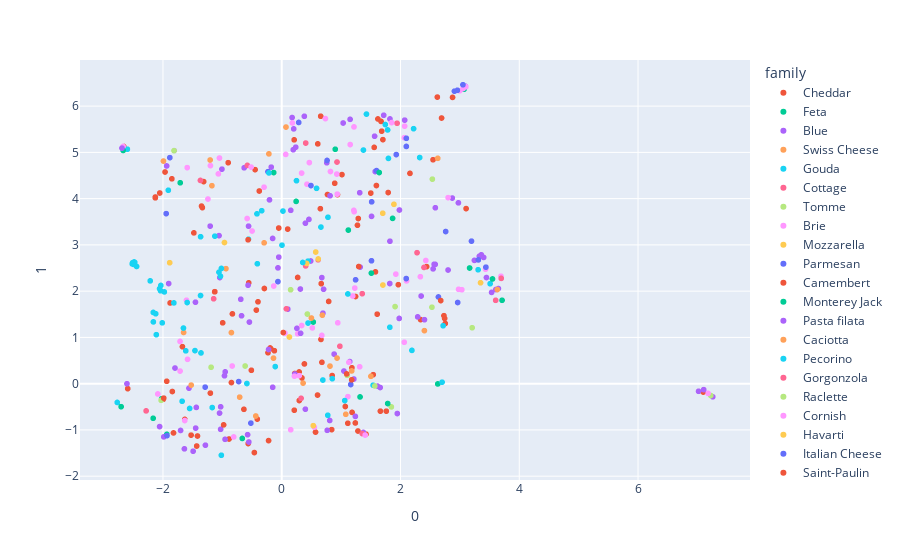

Notebook code for this chart:
### Markdown cell above
# Remove Outlier Cheese

### Code cell
cheese_to_remove = ['Leyden', 'Boeren-Leidse met sleutels', 'Brocciu', 'Maribo', 'Amul Pizza Mozzarella Cheese', 'Manouri', 'Prastost']

def remove_cheese(df=None, cheese_to_remove=[]):
    temp_df = df[~df['cheese'].isin(cheese_to_remove)]
    return temp_df

temp_cheese_df = remove_cheese(cheese_df, cheese_to_remove)
temp_df = remove_cheese(df, cheese_to_remove)
pca = PCA(n_components=30)
pca_removed_array = pca.fit_transform(temp_cheese_df[feature_list])
pca_removed_df = pd.DataFrame(pca_removed_array)
umapReducer = umap.UMAP(n_components=2)
umap_pca_removed_df = pd.DataFrame(umapReducer.fit_transform(pca_removed_df))
umap_pca_removed_df = pd.concat([umap_pca_removed_df, temp_df], axis=1)
fig = px.scatter(umap_pca_removed_df, x=0, y=1, color='family', hover_name='cheese', hover_data=['color', 'country', 'aroma', 'rind', 'texture', 'milk', 'vegan'])
fig.show()

### Figure 1 — Plotly figure (JSON) as saved in the notebook; plotly's stock layout.template omitted (floating-point values rounded to 4 significant figures; data arrays with more than 128 entries replaced by an {"elided": "..."} marker saying what was removed)
{"data": [{"customdata": {"elided": "89x7 mixed values"}, "hovertemplate": "<b>%{hovertext}</b><br><br>family=Cheddar<br>0=%{x}<br>1=%{y}<br>color=%{customdata[0]}<br>country=%{customdata[1]}<br>aroma=%{customdata[2]}<br>rind=%{customdata[3]}<br>texture=%{customdata[4]}<br>milk=%{customdata[5]}<br>vegan=%{customdata[6]}<extra></extra>", "hovertext": ["Abbot’s Gold", "ADL Brick Cheese", "ADL Mild Cheddar", "Aged British Cheddar", "Amul Processed Cheese", "Anniversary Ale Cheddar", "Apple Walnut Smoked", "Applewood", "Avonlea Clothbound Cheddar", "Barber's 1833", "Barely Buzzed", "Barry's Bay Cheddar", "Baylough", "Bega Processed Cheddar", "Bermondsey Hard Pressed", "Bleu Mont Dairy Bandaged Cheddar", "Blissful Blocks", "Boivin Extra Aged Cheddar", "Boivin Marbled Cheddar", "Boivin Medium Cheddar", "Bothwell Black Truffle Cheddar", "Cabot Clothbound", "Cacow Belle", "Caerphilly", "Cahill's Irish Porter Cheddar", "Cahill's Whiskey Cheese", "Cairnsmore", "Canadian Cheddar", "Checkerboard Cheddar", "Cheddar", "Cheddar LaDiDa Lavender", "Cheddar with Irish Porter", "Cheddar with Red Wine", "Cheese Curds", "Chocolate Stout Cheddar", "Coastal Cheddar", "Colby", "Coolattin Cheddar", "Cornish Crumbly", "Cornish Smuggler", "Cougar Gold", "Country Morning", "Crowley", "LaClare Farms Chandoka", "LaClare Farms Cheddar", "LaClare Farms Raw Goats Milk Cheddar", "Lake District Extra Mature Cheddar", "Lake District Mature Cheddar", "Laura Chenel Tome", "Le Marquis Chevre", "Lincolnshire Poacher", "Llanboidy", "Loch Arthur Farmhouse", "Longhorn", "Maffra Aged Rinded Cheddar", "Maffra Dargo Walnut", "Maffra Mature Cheddar", "Maffra Peppercorn Cheddar", "Maffra Sage Derby", "Marble Cheddar", "Marco Polo", "Martha's Heat", "Menonita", "Mersey Valley Original Vintage", "Molbo", "Montgomery's Cheddar", "Morimoto Soba Ale Cheddar", "Mossfield Organic", "Mt. Mazama Cheddar", "Pembrokeshire Extra Mature Cheddar", "Pembrokeshire Mature Cheddar", "Pinconning", "Pistol Point Cheddar", "Plymouth Cheese", "Prairie Breeze Cheddar", "Processed Cheddar", "Promontory", "Provel", "Pyengana Cheddar", "Sartori Reserve Raspberry BellaVitano", "Scallion Onion Cheddar", "Scotch Bonnet Cheddar", "Seahive", "Seriously Strong Cheddar", "Sharp Cheddar", "Shelburne Cheddar", "Shtayburne Farm Cheddar", "Slices Of Bliss", "Smokey Touvelle"], "legendgroup": "Cheddar", "marker": {"color": "#EF553B", "symbol": "circle"}, "mode": "markers", "name": "Cheddar", "showlegend": true, "type": "scattergl", "x": [0.8411, -0.1951, -0.1836, -1.526, -1.314, 0.6609, -1.822, -2.128, 2.338, 7.098, -0.8469, 0.6564, -0.4607, 1.113, -2.053, 3.105, 0.8924, -0.2309, 0.7707, 2.548, -2.129, -0.5557, 1.182, -1.632, -1.672, 0.1005, 0.2096, 1.289, 0.3818, 0.2959, 0.2681, -0.2217, -0.0503, -0.5647, -2.593, -0.1238, 1.184, 1.071, 2.732, -0.3994, -1.432, -0.8875, -1.202, -1.129, -1.126, 2.692, -0.2921, -1.936, -1.479, 2.159, -0.4484, -0.6368, -0.9942, 1.578, 1.284, 0.2114, -1.418, 0.603, -0.5109, 1.704, 1.594, 2.743, -2.661, 0.5691, -0.4274, 1.557, 1.672, 1.419, 1.761, 1.5, 2.44, 2.621, 0.6765, 1.243, 1.62, 0.2931, 0.2186, -0.9013, 0.3404, 1.964, 0.6074, 0.939, -1.996, 1.541, -0.4117, 0.8492, 1.015, 1.661, -0.3777], "xaxis": "x", "y": [-0.9938, 0.7718, 0.7563, -1.113, 4.369, 0.9559, -1.065, 4.034, 1.385, -0.1817, 0.02358, 5.782, -1.489, -0.8555, 4.122, 3.785, 4.333, 0.6692, 4.089, 4.84, 4.017, 2.18, 0.3425, -0.773, 0.7997, 3.341, 5.271, 3.57, 0.4267, -0.3649, 2.296, -1.231, 3.365, -1.295, -0.1077, 0.7124, -0.6207, -0.4936, 1.469, 1.77, -1.348, -1.196, -0.2044, 1.987, 1.988, 5.743, 2.058, 0.0515, 3.26, 4.546, 4.627, -0.5545, 1.316, 2.417, -1.023, -0.5741, -1.131, -0.2462, 0.2893, 5.275, 4.283, 1.41, 5.129, -1.047, 1.59, 5.108, 5.669, -1.092, -0.5945, 4.12, 2.53, 6.195, 0.4613, 1.884, 5.722, 0.2527, 0.2196, 4.777, 0.124, 2.14, 5.184, 4.087, -0.3389, 0.1938, -0.7659, 0.175, 4.52, -0.5943, 4.165], "yaxis": "y"}, {"customdata": [["white", "Cyprus, Egypt, Israel, Jordan, Lebanon, Middle East, Syria", "mild, milky", "natural", "elastic, smooth, springy", "cow, goat, sheep", false], ["white", "Australia", "herbal, mild, milky", "rindless", "creamy, crumbly, springy", "cow", false], ["white", "Greece", "rich", null, "creamy, crumbly", "cow, goat, sheep", null], ["white", "Australia", "clean, fresh, herbal", "natural", "creamy", "cow", false], ["white", "New Zealand", null, "natural", "creamy, crumbly, open", "sheep", false], ["white", "Canada", "clean, lactic", "natural", "crumbly, dry", "sheep", null], ["white", "United States", "fresh", "rindless", "soft", "goat, sheep", null], ["white", "France, United States", "fresh", "natural", "crumbly", "cow", null], ["white", "Egypt, Lebanon, Syria", "pungent, strong", "mold ripened", "creamy, crumbly, firm", "cow, sheep", false], ["white", "Albania, Bulgaria, Croatia, Greece, Israel, Macedonia, Romania, Serbia", "strong", "natural", "crumbly, grainy, smooth", "cow, goat, sheep", false], ["white", "Ireland", "goaty", "rindless", "smooth", "goat", null], ["white", "United States", "fresh", null, "crumbly, firm", "cow", false]], "hovertemplate": "<b>%{hovertext}</b><br><br>family=Feta<br>0=%{x}<br>1=%{y}<br>color=%{customdata[0]}<br>country=%{customdata[1]}<br>aroma=%{customdata[2]}<br>rind=%{customdata[3]}<br>texture=%{customdata[4]}<br>milk=%{customdata[5]}<br>vegan=%{customdata[6]}<extra></extra>", "hovertext": ["Ackawi", "Barambah Organics Marinated Feta", "Barrel Aged Feta", "Binnorie Marinated Fetta", "Brinza - Feta style", "Lemon Fetish", "Phoebe", "President Fat Free Feta", "Shanklish", "Sirene", "St Tola Greek Style", "Stella Feta"], "legendgroup": "Feta", "marker": {"color": "#00cc96", "symbol": "circle"}, "mode": "markers", "name": "Feta", "showlegend": true, "type": "scattergl", "x": [0.2428, -0.6644, 0.5312, 1.867, -0.1354, 3.071, -2.165, -2.022, 1.319, 2.627, 3.711, -1.934], "xaxis": "x", "y": [3.94, -1.184, 1.333, 3.573, 4.563, 6.365, -0.7482, -0.3276, -0.2869, -0.005819, 1.802, -1.095], "yaxis": "y"}, {"customdata": {"elided": "94x7 mixed values"}, "hovertemplate": "<b>%{hovertext}</b><br><br>family=Blue<br>0=%{x}<br>1=%{y}<br>color=%{customdata[0]}<br>country=%{customdata[1]}<br>aroma=%{customdata[2]}<br>rind=%{customdata[3]}<br>texture=%{customdata[4]}<br>milk=%{customdata[5]}<br>vegan=%{customdata[6]}<extra></extra>", "hovertext": ["Adelost", "Amablu Blue cheese", "Arådalen", "Asher Blue", "Aura", "Barden Blue", "Basajo", "Bath Blue", "Bavaria blu", "Bayley Hazen Blue", "Beenleigh Blue", "Bergere Bleue", "Big Rock Blue", "Big Woods Blue", "Blacksticks Blue", "Bleu Bénédictin", "Bleu d'Auvergne", "Bleu de Laqueuille", "Bleu Des Causses", "Bleu L'Ermite", "Bleubry", "Blu '61", "Blu di Bufala", "Blue Castello", "Blue Cheese", "Blue Lupine", "Blue Rathgore", "Blue Vein (Australian)", "Blue Wensleydale", "Blue Yonder", "Bohemian Blue", "Brebis d'Azure", "Bresse Bleu", "Brutal Blue", "Buff Blue", "Buttermilk Blue Affinee", "Buttermilk Gorgonzola", "Buxton Blue", "Cabrales", "cambazola", "Cambozola Grand Noir", "Capri Blu", "Caronzola", "Carr Valley Glacier Wildfire Blue", "Cashel Blue", "Castelmagno", "Caveman Blue", "Cayuga Blue", "Chelsea Blue", "Chiriboga Blue", "Chorlton Blue Cheshire", "Colston Bassett Stilton", "Cornish Blue", "Cote Hill Blue", "Crema de Blue", "Cressy Blu", "Crozier", "CréMonté", "La Peral", "LaClare Ziege Zacke Blue", "Lindy Hop", "Macconais", "Magna", "Maytag Blue", "Meredith Blue", "Midnight Blue", "Milawa Aged Blue", "Milawa Blue", "Mine-Gabhar", "Montagnolo", "Montsalvat", "Moody Blue", "Muffato", "Muranda Blue", "Météorite", "Picos de Europa", "Pied-de-vent", "Point Reyes Bay Blue", "Point Reyes Original Blue", "Purple's a Must", "Saint Agur", "Salemville Amish Blue", "Salemville Amish Gorgonzola", "Salemville Smokehaus Blue", "Sartori Reserve Dolcina Gorgonzola", "Shaker Blue", "Shropshire Blue", "Smokey Oregon Blue", "Stella Blue", "Stella Reduced Fat Blue", "Stella Smoked Blue", "Stichelton", "Stilton", "Strathdon Blue"], "legendgroup": "Blue", "marker": {"color": "#ab63fa", "symbol": "circle"}, "mode": "markers", "name": "Blue", "showlegend": true, "type": "scattergl", "x": [3.361, 3.649, -2.056, 1.564, 1.321, -0.5537, -1.904, 1.823, -1.562, -0.9542, 1.574, 7.02, 0.3139, -1.055, -0.952, 2.801, 2.587, 3.245, 3.448, -1.704, -1.492, 0.3986, 0.7589, 3.329, 2.585, -1.043, 3.401, 0.7051, 3.606, 2.348, -0.2216, 0.1523, 0.6939, -0.1769, 2.404, 3.534, -2.606, -0.6326, -0.5441, 1.313, 1.822, 1.034, -0.5749, 1.375, -0.6768, -1.937, -0.06334, 0.8141, -1.438, 0.2557, -0.559, 0.2217, 0.6758, -0.04949, 1.151, 0.1745, 2.872, 0.2361, 3.096, -0.1519, 0.2018, 0.8082, 1.658, 1.718, -1.639, 2.975, 7.258, -1.797, -1.205, 1.24, 2.567, 0.4584, 7.106, -1.452, 0.4877, -0.9636, 0.3811, -1.028, 1.982, 2.071, 1.979, -1.029, 1.82, 2.549, -1.986, 1.612, -1.007, 1.215, 0.3982, 2.289, 1.048, 1.145, 0.1024, 0.8822], "xaxis": "x", "y": [2.786, 2.057, -0.9278, 5.349, 2.52, -1.261, 2.164, 5.723, -0.09801, -1.203, 4.585, -0.1648, 2.046, 3.201, 0.2545, 2.457, 3.803, 2.665, 2.294, -1.012, -1.46, 3.469, 4.775, 2.757, 2.579, 2.294, 2.729, 2.041, 2.036, 1.895, 0.7387, 3.748, 1.524, 4.681, 1.383, 1.973, -0.001647, 4.666, 1.332, 4.128, 3.08, 5.635, -1.103, -1.053, 1.468, 4.706, 2.503, 4.062, -0.5136, 1.196, 3.406, 0.2084, 2.293, 2.735, 5.714, 5.753, 4.013, 5.112, 6.427, -0.07853, 5.508, -0.7959, -0.08276, 5.803, -1.409, 3.909, -0.284, 0.3381, 3.406, -0.7081, 2.581, 3.551, -0.1291, 1.761, 2.652, 0.1702, 5.781, -0.5007, 3.754, 5.697, 1.41, -0.9868, 2.164, 2.482, -1.151, -0.05186, 4.638, 0.1001, -0.5518, 1.444, 0.2729, 0.4778, 1.611, 0.6393], "yaxis": "y"}, {"customdata": {"elided": "21x7 mixed values"}, "hovertemplate": "<b>%{hovertext}</b><br><br>family=Swiss Cheese<br>0=%{x}<br>1=%{y}<br>color=%{customdata[0]}<br>country=%{customdata[1]}<br>aroma=%{customdata[2]}<br>rind=%{customdata[3]}<br>texture=%{customdata[4]}<br>milk=%{customdata[5]}<br>vegan=%{customdata[6]}<extra></extra>", "hovertext": ["Affineur Walo Rotwein Sennechäs", "Alpha Tolman", "Amul Emmental", "Ascutney Mountain", "Baby Swiss", "Boo Boo Baby Swiss", "Challerhocker", "Cremig Extra Würzig, Bergkäse Aus Dem Schweizer Jura", "La Vache Qui Rit cheese", "Lacy Swiss", "Lappi", "Mont St-Benoît", "Pawlet", "Pleasant Creek", "Prairie Rose", "President Madrigal", "Sbrinz", "St Fidèle Swiss", "St Gall", "Stella Swiss", "Swiss cheese"], "legendgroup": "Swiss Cheese", "marker": {"color": "#FFA15A", "symbol": "circle"}, "mode": "markers", "name": "Swiss Cheese", "showlegend": true, "type": "scattergl", "x": [-0.7085, 0.9314, -0.1386, 3.631, 0.6843, 2.403, 2.627, -1.992, -0.9396, 1.501, -1.524, -0.2963, -1.652, 1.178, 0.8131, -1.176, -0.437, -0.2159, -1.206, 1.079, NaN], "xaxis": "x", "y": [-0.2908, 0.5536, 0.5524, 2.034, 1.48, 1.146, 4.871, 4.812, 2.487, 0.1588, -0.03094, 3.044, 1.107, 0.275, 0.3798, 4.28, -0.6992, 4.968, 4.835, -0.6617, NaN], "yaxis": "y"}, {"customdata": {"elided": "36x7 mixed values"}, "hovertemplate": "<b>%{hovertext}</b><br><br>family=Gouda<br>0=%{x}<br>1=%{y}<br>color=%{customdata[0]}<br>country=%{customdata[1]}<br>aroma=%{customdata[2]}<br>rind=%{customdata[3]}<br>texture=%{customdata[4]}<br>milk=%{customdata[5]}<br>vegan=%{customdata[6]}<extra></extra>", "hovertext": ["Aged Gouda", "Amul Gouda", "Beemster Aged", "Beemster Classic", "Beemster Extra Aged (XO)", "Beemster Graskaas", "Blarney Castle", "Blue Ledge La Luna", "Brimstone", "Carrowholly", "Clonmore", "Coolea", "Cow's Milk Gouda", "L'Amuse Brabander Goat Gouda", "LaClare Farms Evalon", "LaClare Farms Evalon with Cummin", "LaClare Farms Evalon with Fenugreek", "Lamb Chopper", "Leerdammer", "Legacy", "Lindale", "Lyburn Gold", "Lyburn Lightly Oak Smoked", "Lyburn's Winchester", "Maasdam", "Mahoe Aged Gouda", "Meyer Vintage Gouda", "Midnight Moon®", "Parrano", "Penbryn", "Peppercorn Gouda", "Picobello", "Processed Smoked Gouda", "Sheep Gouda", "Smoked Gouda", "St Tola Hard Cheese"], "legendgroup": "Gouda", "marker": {"color": "#19d3f3", "symbol": "circle"}, "mode": "markers", "name": "Gouda", "showlegend": true, "type": "scattergl", "x": [-1.17, -0.109, 0.6931, -1.677, 0.8511, 0.6604, -2.77, 3.308, -1.366, 3.51, 1.744, -1.461, -1.615, 0.586, -1.057, -1.91, -1.016, -1.551, -0.5601, -2.599, 2.192, 2.7, 1.783, -1.032, -1.017, -0.4107, -1.126, 2.221, 1.427, 0.7759, -0.3368, 0.2488, 1.539, 0.7788, 0.004785, 0.4433], "xaxis": "x", "y": [-0.5169, 0.3688, 0.07838, -0.3803, 0.1078, 3.385, -0.4062, 2.463, 3.177, 2.161, 5.603, 0.7149, 0.7097, 4.222, 2.409, 4.181, 2.491, -0.5362, 3.122, 5.068, 0.7199, 0.03159, 5.485, 2.324, -1.548, 2.592, 3.189, 5.512, 5.828, -0.6829, 3.739, 4.388, -0.033, 3.598, 2.994, 2.649], "yaxis": "y"}, {"customdata": [["white", "Cyprus", null, "natural", "brittle, creamy, flaky", "goat, sheep", null], ["white", "France", "earthy, nutty, smokey", null, "creamy, smooth", "goat", false], [null, "India", "strong", "rindless", "crumbly", "cow", false], ["white", "Middle East", "milky", "rindless", "chewy, supple", "cow", false], ["white", null, "fresh", null, "firm", "cow", null], [null, "France", "fresh", "rindless", "creamy, soft", "goat", null], ["white", "Italy", "fresh, mild, milky, pleasant", "rindless", "chalky, crumbly", "water buffalo", false], ["pale yellow", "China, Nepal, Tibet", null, "natural", "dense", "cow, yak", null], ["white", "United Kingdom, United States", null, "rindless", "creamy, crumbly", "cow", false], ["white", "Australia", "lactic, milky", "rindless", "crumbly, firm, grainy", "cow", false], ["white", "Scotland", null, "natural", "creamy, crumbly", "cow", false], ["white", "United States", "fresh", "rindless", "creamy", "goat", false], ["white", "United States", "buttery, fresh", "ash coated", "creamy", "goat", false], ["white", "Greece", null, null, "creamy, crumbly, spreadable", "goat, sheep", null], ["white", "Bangladesh, India", "fresh, milky", "rindless", "crumbly, firm", "cow, water buffalo", false], ["white", "Mexico", "fresh, mild", null, "creamy, crumbly", "cow", null]], "hovertemplate": "<b>%{hovertext}</b><br><br>family=Cottage<br>0=%{x}<br>1=%{y}<br>color=%{customdata[0]}<br>country=%{customdata[1]}<br>aroma=%{customdata[2]}<br>rind=%{customdata[3]}<br>texture=%{customdata[4]}<br>milk=%{customdata[5]}<br>vegan=%{customdata[6]}<extra></extra>", "hovertext": ["Anari", "Anneau du Vic-Bilh", "Bandal", "Basket Cheese", "Basket Molded Ricotta", "Bourdin Goat Log", "Bufarolo", "Chhurpi", "Cottage Cheese", "Cottage Cheese (Australian)", "Crowdie", "LaClare Farms Chevre", "LaClare Farms Martone", "Myzithra", "Paneer", "Panela"], "legendgroup": "Cottage", "marker": {"color": "#FF6692", "symbol": "circle"}, "mode": "markers", "name": "Cottage", "showlegend": true, "type": "scattergl", "x": [0.07823, 0.3263, -0.5787, 0.403, 1.356, 0.9311, -1.369, 2.396, 1.943, 0.404, 0.9794, -1.146, 2.279, 0.6132, 1.356, -2.283], "xaxis": "x", "y": [1.618, -0.317, 4.719, 2.546, 1.945, 4.791, 4.393, 2.513, 5.63, 5.201, 0.8091, 1.835, 2.831, 2.677, -1.079, -0.5883], "yaxis": "y"}, {"customdata": [["white", "United States", "earthy, grassy, lactic", "mold ripened", "firm", "cow", null], [null, "United States", "milky, nutty", null, "creamy, crumbly", "sheep", null], ["golden yellow", "Canada", "buttery, fruity", "washed", "firm, supple", "cow", null], ["blue-grey", "United States", "earthy, fruity, herbal", "natural", "firm, smooth", "cow", false], ["white", "France", "earthy, floral", "leaf wrapped", "smooth", "goat, sheep", false], ["yellow", "Australia", "earthy", "natural", "creamy, crumbly, dense", "goat", false], ["ivory", "Australia", "subtle", "natural", "firm", "goat", false], ["white", "France", "goaty", "natural", "creamy", "goat", false], ["ivory", "Canada", "mushroom", "bloomy", "creamy, smooth, soft", "cow", null], ["cream", "United States", null, "natural", "firm, smooth", "sheep", false], ["ivory", "France", "grassy", "washed", "creamy, smooth", "cow", false], ["yellow", "England, Great Britain, United Kingdom", null, "mold ripened", "creamy, smooth", "cow", false]], "hovertemplate": "<b>%{hovertext}</b><br><br>family=Tomme<br>0=%{x}<br>1=%{y}<br>color=%{customdata[0]}<br>country=%{customdata[1]}<br>aroma=%{customdata[2]}<br>rind=%{customdata[3]}<br>texture=%{customdata[4]}<br>milk=%{customdata[5]}<br>vegan=%{customdata[6]}<extra></extra>", "hovertext": ["Appalachian", "Baserri", "Comtomme", "Maggie's Round", "Mascares", "Milawa Goats Tomme", "Mountain Goat", "Pelardon des Cevennes", "Pizy", "Prairie Tomme", "Saint Nectaire", "Stoney Cross"], "legendgroup": "Tomme", "marker": {"color": "#B6E880", "symbol": "circle"}, "mode": "markers", "name": "Tomme", "showlegend": true, "type": "scattergl", "x": [-0.616, 2.53, 1.568, 1.908, 1.847, 7.225, 1.102, 2.537, 3.207, -2.031, 0.432, 0.1501], "xaxis": "x", "y": [0.3817, 1.652, -0.04987, 1.666, -0.5027, -0.2568, 0.1809, 4.421, 1.209, -0.3591, 1.505, 2.03], "yaxis": "y"}, {"customdata": {"elided": "63x7 mixed values"}, "hovertemplate": "<b>%{hovertext}</b><br><br>family=Brie<br>0=%{x}<br>1=%{y}<br>color=%{customdata[0]}<br>country=%{customdata[1]}<br>aroma=%{customdata[2]}<br>rind=%{customdata[3]}<br>texture=%{customdata[4]}<br>milk=%{customdata[5]}<br>vegan=%{customdata[6]}<extra></extra>", "hovertext": ["Baby Brie", "Barilotto", "Bath Soft Cheese", "Bath Soft Cheese Truffled", "Beach Box Brie", "Belle Creme", "Belletoile", "Bermuda Triangle", "Bloomsdale", "Blue Earth", "Boursault", "Brebirousse d'Argental", "Brie", "Brie au poivre (Brie with pepper)", "Brie Coco", "Brie d'Alexis", "Brie de Meaux", "Brie de Melun", "Brie de Portneuf", "Brie de Portneuf Double Cream", "Briquette du Forez", "Brise du Matin", "Bucheret", "California Crottin", "Castle Blue", "Cendré des Prés", "Château de Versailles", "Comox Brie", "Cornish Brie", "Coulommiers", "Cremet", "Crocodile Tear", "La Bonaparte", "La Rumeur", "La Tur", "Lady Jane", "Le Brebiou", "Le Double Joie", "Leafield", "Lingot Saint Bousquet d'Orb", "Marin French Triple Crème", "Melange", "Melange Brie", "Melinda Mae", "Miette", "Milawa Brie", "Mirabo Brie with Walnut", "Morangie Brie", "Moses Sleeper", "Pack Square", "Peekskill Pyramid", "Pencarreg", "Piper's Pyramide", "President Brie", "President Light Brie", "Prix de Diane", "Saga", "Saint André", "Saint Honoré", "Sharpham", "Ships Wheel Brie", "Somerset Brie", "St Killian"], "legendgroup": "Brie", "marker": {"color": "#FF97FF", "symbol": "circle"}, "mode": "markers", "name": "Brie", "showlegend": true, "type": "scattergl", "x": [1.922, 3.033, 1.22, -0.1344, 0.5156, 2.07, 2.064, 0.3351, 2.802, -1.049, -1.067, -1.603, 2.997, 3.101, 1.85, 1.196, 3.096, 3.055, -0.4996, 0.821, 3.062, 1.131, 2.065, 1.312, 0.9351, -0.5156, 2.978, 0.9439, 0.4654, 0.3348, 2.103, -0.5825, 1.217, 1.214, 0.1798, -1.586, -0.2977, 7.18, 1.114, 0.06745, -1.712, 0.05403, -2.671, 3.433, 0.5487, 0.2682, 0.2947, 0.4258, 1.405, 1.23, -0.8347, 2.427, -1.712, -2.087, -1.591, 0.6757, 0.9279, -1.242, 3.692, 0.7361, -1.633, 2.335, -1.2], "xaxis": "x", "y": [2.368, 2.031, 3.717, 2.11, 1.206, 5.567, 0.8954, 1.258, 4.022, 4.878, 4.535, 1.803, 6.331, 6.416, 5.644, 1.895, 6.417, 6.381, 3.3, 4.587, 6.399, 0.4619, 5.317, 0.3652, 4.097, 4.682, 2.039, 1.316, 4.779, 4.552, 2.221, 3.57, 5.551, 3.747, 5.636, 0.526, 4.247, -0.2102, -0.2805, 4.956, 0.913, 1.093, 5.128, 2.475, -0.941, 1.078, 0.1732, 4.313, -1.111, 2.067, 0.3818, 2.663, 0.2725, -0.2225, 4.67, 1.043, 4.531, 3.991, 2.322, 5.731, -0.7968, 2.313, 4.713], "yaxis": "y"}, {"customdata": [["pale yellow", "United States", "buttery, fresh, mild", null, "buttery, soft", "cow", false], ["white", "Italy", null, "rindless", "creamy", "cow, goat, water buffalo", null], ["white", "Italy, United States", "fresh, milky", "leaf wrapped", "creamy, stringy", "water buffalo", false], ["white", "United States", "fresh", "rindless", "creamy, elastic, smooth, soft, stringy, supple", "cow", false], ["white", "Australia", "milky, sweet", "rindless", "elastic", "cow", false], ["white", "Australia", null, "rindless", null, "buffalo, cow", false], ["white", "Australia", "fresh, milky, rich, sweet", null, "creamy, soft", "cow", null], ["white", "Australia", "milky, sweet", "rindless", "elastic", "cow", false], ["pale yellow", "Canada, United States", "fresh, mild", "plastic", "elastic, smooth, springy, stringy", null, false], ["brownish yellow", "Italy", "smokey", null, "elastic, smooth", "cow", null]], "hovertemplate": "<b>%{hovertext}</b><br><br>family=Mozzarella<br>0=%{x}<br>1=%{y}<br>color=%{customdata[0]}<br>country=%{customdata[1]}<br>aroma=%{customdata[2]}<br>rind=%{customdata[3]}<br>texture=%{customdata[4]}<br>milk=%{customdata[5]}<br>vegan=%{customdata[6]}<extra></extra>", "hovertext": ["Beehive Fresh", "Bocconcini", "Burrata", "Classics Fresh Mozzarella", "Paesanella Bocconcini", "Paesanella Buffalo Mozzarella", "Paesanella Burrata", "Paesanella Cherry Bocconcini", "Shredded Bliss", "Smoked Fior Di Latte"], "legendgroup": "Mozzarella", "marker": {"color": "#FECB52", "symbol": "circle"}, "mode": "markers", "name": "Mozzarella", "showlegend": true, "type": "scattergl", "x": [1.704, -1.887, 1.701, 0.1294, 0.6152, 0.5723, 0.4193, 1.889, -0.9643, 0.5316], "xaxis": "x", "y": [2.132, 2.615, 3.684, 1.009, 2.696, 2.846, 2.599, 3.877, 3.051, -0.9076], "yaxis": "y"}, {"customdata": {"elided": "27x7 mixed values"}, "hovertemplate": "<b>%{hovertext}</b><br><br>family=Parmesan<br>0=%{x}<br>1=%{y}<br>color=%{customdata[0]}<br>country=%{customdata[1]}<br>aroma=%{customdata[2]}<br>rind=%{customdata[3]}<br>texture=%{customdata[4]}<br>milk=%{customdata[5]}<br>vegan=%{customdata[6]}<extra></extra>", "hovertext": ["Bel Ceillo", "Bella Lodi", "Blissful Toppings", "Brown’s Gulch", "Chapman's Pasture", "Chontaleno", "Cravero Parmigiano Reggiano", "Parmesan", "Piave Fresco", "Piave Mezzano", "Piave Vecchio DOP", "Piave Vecchio Selezione Oro", "Prima Donna", "Prima Donna fino", "Prima Donna forte", "Prima Donna leggero", "Prima Donna maturo", "Saanenkaese", "Sartori Classic Cheese Parmesan", "Sartori Classic MontAmore", "Sartori Limited Edition Family Heirloom Parmesan", "Sartori Reserve SarVecchio Parmesan", "Sicilian Blend", "Spenwood", "Stella Mediterranean Parmesan", "Stella Parmesan", "Stella Parmesan & Romano Blend"], "legendgroup": "Parmesan", "marker": {"color": "#636efa", "symbol": "circle"}, "mode": "markers", "name": "Parmesan", "showlegend": true, "type": "scattergl", "x": [2.096, 2.958, 0.2855, 1.514, -0.2318, 2.908, 0.7634, 0.4925, 1.928, 3.311, 3.196, 2.099, 2.099, 1.244, 1.596, 1.162, -0.5194, 3.052, -1.932, -0.725, 2.963, 2.639, -1.29, -0.06393, 3.438, -1.945, 2.761], "xaxis": "x", "y": [2.272, 6.342, 5.646, 3.931, 4.582, 6.323, 4.825, 4.283, 4.952, 2.675, 3.081, 5.128, 5.304, 2.245, 4.606, -0.01848, -0.8528, 6.462, -1.123, 0.04458, 1.755, 1.874, -0.07504, 2.206, 2.518, 3.676, 3.289], "yaxis": "y"}, {"customdata": {"elided": "24x7 mixed values"}, "hovertemplate": "<b>%{hovertext}</b><br><br>family=Camembert<br>0=%{x}<br>1=%{y}<br>color=%{customdata[0]}<br>country=%{customdata[1]}<br>aroma=%{customdata[2]}<br>rind=%{customdata[3]}<br>texture=%{customdata[4]}<br>milk=%{customdata[5]}<br>vegan=%{customdata[6]}<extra></extra>", "hovertext": ["Bent River", "Blythedale Camembert Vermont™", "Bufala Soldier", "Camembert", "Camembert de Normandie", "Camembert de Portneuf", "Camembert des Camarades", "Cameo", "Cirrus", "Coeur de Camembert au Calvados", "Comox Camembert", "Cooleney", "Cranborne", "Le Conquerant Camembert", "Legato", "Les Calendos", "Little Bloom on the Prairie", "Loma Alta", "McLaren", "MouCo Camembert", "PepBert", "Pithtiviers au Foin", "President Camembert", "Striegistaler Zwerge Camembert"], "legendgroup": "Camembert", "marker": {"color": "#EF553B", "symbol": "circle"}, "mode": "markers", "name": "Camembert", "showlegend": true, "type": "scattergl", "x": [0.7903, -1.85, 0.665, 2.876, -1.35, 1.178, -0.8307, -0.5664, -1.88, 1.297, -1.842, 2.754, 1.792, 1.683, -1.336, 0.02618, 1.608, 2.678, -1.965, 1.094, 1.276, 1.24, -1.987, 0.651], "xaxis": "x", "y": [1.777, 4.428, 2.162, 6.188, 3.839, 0.08305, 1.509, 3.11, 1.744, 2.532, -0.1692, 1.301, 4.132, 5.459, 3.806, 1.105, 1.503, 1.796, 4.576, 0.2104, 3.425, -0.8497, -0.3125, 3.783], "yaxis": "y"}, {"customdata": [["pale yellow", "United States", null, "waxed", "creamy, firm, open", "cow, goat", false], ["ivory", "United States", "smokey", "natural", "compact, creamy, firm, open, supple", "cow", false], ["cream", "United States", "mild", "waxed", "creamy", "goat", false], [null, "United States", null, "rindless", "smooth", null, null], ["ivory", "United States", "fresh", "natural", "creamy", "goat", null], ["ivory", "United States", "spicy", "natural", "creamy, smooth", "cow", false], ["pale yellow", "Mexico, United States", "aromatic", null, "compact, creamy, firm, open, supple", "cow", null], ["cream", "United States", "aromatic, herbal", "natural", "creamy, smooth", "cow", null], ["pale yellow", "United States", null, "natural", "compact, creamy, soft, supple", "cow", null], ["pale white", "United States", "aromatic, earthy, herbal, mild", "natural", "brittle, creamy, crumbly, firm, open, supple", "cow", false]], "hovertemplate": "<b>%{hovertext}</b><br><br>family=Monterey Jack<br>0=%{x}<br>1=%{y}<br>color=%{customdata[0]}<br>country=%{customdata[1]}<br>aroma=%{customdata[2]}<br>rind=%{customdata[3]}<br>texture=%{customdata[4]}<br>milk=%{customdata[5]}<br>vegan=%{customdata[6]}<extra></extra>", "hovertext": ["Buttercup", "Campfire", "Chile Jack", "Colby-Jack", "LaClare Farms Fondry Jack", "Mezzo Secco", "Monterey Jack", "Pepper Jack", "Shtayburne Farm Monterey Jack", "Sonoma Jack"], "legendgroup": "Monterey Jack", "marker": {"color": "#00cc96", "symbol": "circle"}, "mode": "markers", "name": "Monterey Jack", "showlegend": true, "type": "scattergl", "x": [3.549, -2.704, 3.164, 0.9014, 1.784, -2.67, 1.642, -1.709, 1.51, 1.122], "xaxis": "x", "y": [2.263, -0.4975, 2.5, 5.068, -0.4292, 5.041, 4.564, 4.342, 2.39, 3.32], "yaxis": "y"}, {"customdata": [["ivory", "Italy", "clean, mild", "natural", "elastic, soft, stringy, supple", "cow", false], [null, "Italy", "earthy", "natural", "elastic, firm", "cow", null], [null, "Italy", "earthy", null, "smooth", "water buffalo", null], [null, "Italy", "earthy", "natural", "firm", "cow", null], ["white", "Australia", "fresh, milky", "rindless", "springy, stringy, supple", "cow, water buffalo", false], ["white", "Italy", "fresh", null, "creamy, smooth, springy", "water buffalo", false], ["pale yellow", "United States", "mild", "rindless", "elastic, springy, stringy, supple", "cow", false], ["pale yellow", "Argentina", "fresh", null, "creamy, smooth, springy", "water buffalo", false], ["pale yellow", "Italy", "pleasant", null, "firm", "cow", null], ["pale yellow", "Italy", "pleasant", null, "firm, grainy", "cow", false], ["white", "Italy", "spicy", "natural", "elastic, stringy, supple", "cow", false], ["pale yellow", "Italy", "rich", null, "firm", "cow", false], ["white", "Italy", null, "natural", "elastic, smooth, springy", "cow", null], ["ivory", "United States", "buttery, spicy", "natural", "dry, firm", "cow", false]], "hovertemplate": "<b>%{hovertext}</b><br><br>family=Pasta filata<br>0=%{x}<br>1=%{y}<br>color=%{customdata[0]}<br>country=%{customdata[1]}<br>aroma=%{customdata[2]}<br>rind=%{customdata[3]}<br>texture=%{customdata[4]}<br>milk=%{customdata[5]}<br>vegan=%{customdata[6]}<extra></extra>", "hovertext": ["Caciobarricato", "Caciocavallo", "Caciocavallo di Bufala", "Caciocavallo Podolico Vetus", "Mozzarella (Australian)", "Mozzarella di Bufala DOP", "Mozzarellissima", "Provoleta", "Provolone", "Provolone del Monaco", "Provolone Mandarino Gran Riserva", "Provolone Valpadana", "Scamorza", "Suffolk Punch"], "legendgroup": "Pasta filata", "marker": {"color": "#ab63fa", "symbol": "circle"}, "mode": "markers", "name": "Pasta filata", "showlegend": true, "type": "scattergl", "x": [0.318, 0.1943, -0.5668, -0.6895, 0.7662, -1.449, 1.513, -0.1533, -1.811, 1.947, -1.285, -0.206, -1.047, -2.69], "xaxis": "x", "y": [1.089, 5.057, 2.128, 1.824, -1.008, -0.9608, 3.616, 3.14, 5.037, -0.6459, -1.33, 3.973, -0.6362, 5.092], "yaxis": "y"}, {"customdata": [["ivory", "Italy", "earthy", "natural", "firm", "cow, sheep", null], ["straw", "Italy", "grassy, pleasant", "waxed", "creamy, crumbly, open", "cow, sheep", false], ["cream", "Australia", "buttery, milky", "rindless", "buttery, soft", "cow", null], ["ivory", "Australia", "herbal", null, "buttery, soft", "cow", null]], "hovertemplate": "<b>%{hovertext}</b><br><br>family=Caciotta<br>0=%{x}<br>1=%{y}<br>color=%{customdata[0]}<br>country=%{customdata[1]}<br>aroma=%{customdata[2]}<br>rind=%{customdata[3]}<br>texture=%{customdata[4]}<br>milk=%{customdata[5]}<br>vegan=%{customdata[6]}<extra></extra>", "hovertext": ["Caciotta Al Tartufo", "Casciotta di Urbino", "Paesanella Caciotta", "Paesanella Caciotta with Rocket & Chilli"], "legendgroup": "Caciotta", "marker": {"color": "#FFA15A", "symbol": "circle"}, "mode": "markers", "name": "Caciotta", "showlegend": true, "type": "scattergl", "x": [0.3593, 0.4998, -0.8471, 0.07181], "xaxis": "x", "y": [0.0121, 1.419, 1.104, 5.547], "yaxis": "y"}, {"customdata": {"elided": "38x7 mixed values"}, "hovertemplate": "<b>%{hovertext}</b><br><br>family=Pecorino<br>0=%{x}<br>1=%{y}<br>color=%{customdata[0]}<br>country=%{customdata[1]}<br>aroma=%{customdata[2]}<br>rind=%{customdata[3]}<br>texture=%{customdata[4]}<br>milk=%{customdata[5]}<br>vegan=%{customdata[6]}<extra></extra>", "hovertext": ["Calcagno", "Classico Pecorino Senese", "Classico Riserva", "Cwmtawe Pecorino", "Lo Sburrato", "Paesanella Fresco", "Pecorino", "Pecorino a Latte Crudo", "Pecorino al Pepe", "Pecorino al Tartufo", "Pecorino alla Canapa", "Pecorino allo Zafferano", "Pecorino Barba Del Passatore", "Pecorino Boccondilatte", "Pecorino Camomilla", "Pecorino Con Caglio Vegetale", "Pecorino dei Malatesta al Sangiovese", "Pecorino Dei Malatesta Sotto Cenere", "Pecorino dei Monaci", "Pecorino di Sogliano", "Pecorino di Talamello", "Pecorino di Vigna", "Pecorino Erica", "Pecorino Fiordaliso", "Pecorino Foglie Noci", "Pecorino Gelsomino", "Pecorino Ginepro", "Pecorino Gran Riserva Del Passatore", "Pecorino in Walnut Leaves", "Pecorino Mallo di Noce", "Pecorino Nel Granaio", "Pecorino Ortica", "Pecorino Papavero", "Pecorino Pera", "Pecorino Querciaiolo", "Pecorino Romagnolo", "Pecorino Romano", "Pecorino Toscanello"], "legendgroup": "Pecorino", "marker": {"color": "#19d3f3", "symbol": "circle"}, "mode": "markers", "name": "Pecorino", "showlegend": true, "type": "scattergl", "x": [2.323, 1.797, -1.359, -0.5863, 1.114, 0.3535, -2.506, -2.041, -2.486, -2.036, -2.444, -2.474, -2.499, -2.163, -2.122, -2.507, -2.498, -1.816, -2.057, -2.012, -1.593, -2.214, -1.655, -1.977, 0.0208, -2.496, 1.376, -2.518, -2.161, -1.367, -2.511, -2.112, 0.443, -0.2152, -0.4169, 1.821, 2.718, 1.061], "xaxis": "x", "y": [4.888, 4.869, 0.6645, 0.003596, 1.939, 2.62, 2.588, 2.009, 2.631, 2.123, 2.533, 2.622, 2.596, 1.54, 1.511, 2.601, 2.578, 1.746, 2.052, 1.315, 1.754, 2.222, 1.202, 1.984, 3.731, 2.594, 5.05, 2.59, 1.335, 1.905, 2.615, 1.059, 1.311, 4.555, 3.671, 1.219, 1.252, -0.3657], "yaxis": "y"}, {"customdata": [["cream", "United States", "fresh", "natural", "firm", "cow", false], ["cream", "United States", "pleasant", "natural", "creamy", "cow", false]], "hovertemplate": "<b>%{hovertext}</b><br><br>family=Gorgonzola<br>0=%{x}<br>1=%{y}<br>color=%{customdata[0]}<br>country=%{customdata[1]}<br>aroma=%{customdata[2]}<br>rind=%{customdata[3]}<br>texture=%{customdata[4]}<br>milk=%{customdata[5]}<br>vegan=%{customdata[6]}<extra></extra>", "hovertext": ["Carmody", "Stella Gorgonzola"], "legendgroup": "Gorgonzola", "marker": {"color": "#FF6692", "symbol": "circle"}, "mode": "markers", "name": "Gorgonzola", "showlegend": true, "type": "scattergl", "x": [3.696, 3.603], "xaxis": "x", "y": [2.276, 1.802], "yaxis": "y"}, {"customdata": [["pale yellow", "United States", "fresh, milky", "natural", "creamy, smooth, soft", "cow", null], ["ivory", "Canada", "pungent, stinky", "washed", "firm, supple", "cow", null]], "hovertemplate": "<b>%{hovertext}</b><br><br>family=Raclette<br>0=%{x}<br>1=%{y}<br>color=%{customdata[0]}<br>country=%{customdata[1]}<br>aroma=%{customdata[2]}<br>rind=%{customdata[3]}<br>texture=%{customdata[4]}<br>milk=%{customdata[5]}<br>vegan=%{customdata[6]}<extra></extra>", "hovertext": ["Cherokee Rose", "Little Qualicum Raclette"], "legendgroup": "Raclette", "marker": {"color": "#B6E880", "symbol": "circle"}, "mode": "markers", "name": "Raclette", "showlegend": true, "type": "scattergl", "x": [-1.814, -1.189], "xaxis": "x", "y": [5.037, 0.3548], "yaxis": "y"}, {"customdata": [[null, null, null, "washed", null, null, false], ["white", "England", "rich", "natural", "creamy", "cow", false], [null, "England", "fresh", "leaf wrapped", "creamy, crumbly", "cow", false], ["ivory", "England", "nutty", "washed", "smooth, supple", "cow", false]], "hovertemplate": "<b>%{hovertext}</b><br><br>family=Cornish<br>0=%{x}<br>1=%{y}<br>color=%{customdata[0]}<br>country=%{customdata[1]}<br>aroma=%{customdata[2]}<br>rind=%{customdata[3]}<br>texture=%{customdata[4]}<br>milk=%{customdata[5]}<br>vegan=%{customdata[6]}<extra></extra>", "hovertext": ["Cornish Kern", "Cornish Pepper", "Cornish Yarg", "Miss Muffet"], "legendgroup": "Cornish", "marker": {"color": "#FF97FF", "symbol": "circle"}, "mode": "markers", "name": "Cornish", "showlegend": true, "type": "scattergl", "x": [0.1514, -0.8084, 1.153, 0.2141], "xaxis": "x", "y": [-0.9964, -1.152, 5.169, 0.1615], "yaxis": "y"}, {"customdata": [["pale yellow", "Denmark", "sweet", "rindless", "smooth", "cow", null]], "hovertemplate": "<b>%{hovertext}</b><br><br>family=Havarti<br>0=%{x}<br>1=%{y}<br>color=%{customdata[0]}<br>country=%{customdata[1]}<br>aroma=%{customdata[2]}<br>rind=%{customdata[3]}<br>texture=%{customdata[4]}<br>milk=%{customdata[5]}<br>vegan=%{customdata[6]}<extra></extra>", "hovertext": ["Cream Havarti"], "legendgroup": "Havarti", "marker": {"color": "#FECB52", "symbol": "circle"}, "mode": "markers", "name": "Havarti", "showlegend": true, "type": "scattergl", "x": [3.348], "xaxis": "x", "y": [2.181], "yaxis": "y"}, {"customdata": [["white", "Italy", "pleasant, rich", "rindless", "buttery, creamy, spreadable", "cow", null], ["golden yellow", "Italy", null, null, "smooth", "cow", null]], "hovertemplate": "<b>%{hovertext}</b><br><br>family=Italian Cheese<br>0=%{x}<br>1=%{y}<br>color=%{customdata[0]}<br>country=%{customdata[1]}<br>aroma=%{customdata[2]}<br>rind=%{customdata[3]}<br>texture=%{customdata[4]}<br>milk=%{customdata[5]}<br>vegan=%{customdata[6]}<extra></extra>", "hovertext": ["Crescenza-Stracchino", "Pallone di Gravina"], "legendgroup": "Italian Cheese", "marker": {"color": "#636efa", "symbol": "circle"}, "mode": "markers", "name": "Italian Cheese", "showlegend": true, "type": "scattergl", "x": [1.512, -1.884], "xaxis": "x", "y": [2.657, 4.886], "yaxis": "y"}, {"customdata": [[null, "France", "milky", "washed", "creamy, firm", "cow", null]], "hovertemplate": "<b>%{hovertext}</b><br><br>family=Saint-Paulin<br>0=%{x}<br>1=%{y}<br>color=%{customdata[0]}<br>country=%{customdata[1]}<br>aroma=%{customdata[2]}<br>rind=%{customdata[3]}<br>texture=%{customdata[4]}<br>milk=%{customdata[5]}<br>vegan=%{customdata[6]}<extra></extra>", "hovertext": ["Saint Paulin"], "legendgroup": "Saint-Paulin", "marker": {"color": "#EF553B", "symbol": "circle"}, "mode": "markers", "name": "Saint-Paulin", "showlegend": true, "type": "scattergl", "x": [-0.9785], "xaxis": "x", "y": [-0.8906], "yaxis": "y"}], "layout": {"legend": {"title": {"text": "family"}, "tracegroupgap": 0}, "margin": {"t": 60}, "xaxis": {"anchor": "y", "domain": [0, 1], "title": {"text": "0"}}, "yaxis": {"anchor": "x", "domain": [0, 1], "title": {"text": "1"}}}}
